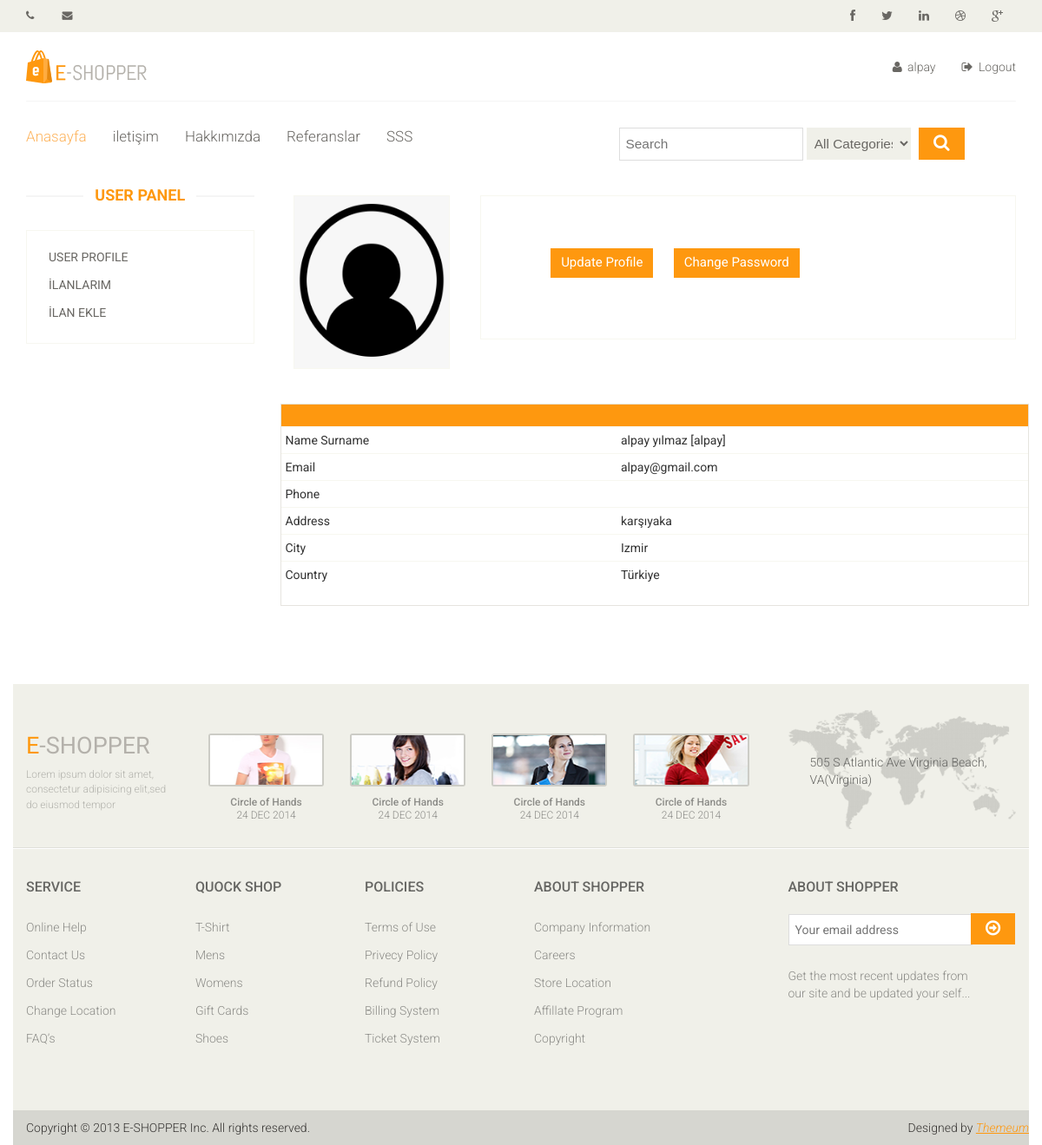
The page /user/ (signed in) on the database its author committed.
### home/models.py (models this page shows, shortened)
class UserProfile(models.Model):
    user = models.OneToOneField(User, on_delete=models.CASCADE)
    phone = models.CharField(blank=True, max_length=20)
    adress = models.CharField(blank=True, max_length=120)
    city = models.CharField(blank=True, max_length=20)
    country = models.CharField(blank=True, max_length=20)
    image = models.ImageField(blank=True, upload_to='images/users/')
    def user_name(self):
        return self.user.first_name + ' ' + self.user.last_name + ' [' + self.user.username + ']'
    def image_tag(self):
        if self.image:
            return mark_safe('<img src="%s" style="width: 45px; height:45px;" />' % self.image.url)
        else:
            return 'No Image Found'
    image_tag.short_description = 'Image'

### user/views.py (the view)
# urls.py: path('', views.index, name='index'),
def index(request):
    category = Category.objects.all()
    current_user = request.user
    profile = UserProfile.objects.get(user_id=current_user.id)
    context = {'category': category,
               'profile': profile}
    return render(request, 'user_profile.html', context)

### user/templates/user_profile.html (shortened to what this page needs)
{% extends "homebase.html" %}
{% block body %}
    <section>
        <div class="container">
            <div class="row">
                <div class="col-sm-3">
                    <div class="left-sidebar">
                        <div class="brands_products">
                            <h2>User Panel</h2>
                            {% include "user_panel.html" %}
                        </div>
                    </div>
                </div>
                <section id="cart_items">
                    <div class="col-sm-9 padding-right">
                        <div class="product-details">
                            <div class="col-sm-3">
                                <div class="view-product">
                                    <img src="{{ profile.image.url }}"style="width: 180px;height: 200px;">
                                </div>
                            </div>
                            <div class="col-sm-9">
                                <div class="product-information">
                                    <a href="/user/update"class="btn btn-fefault cart">Update Profile</a>
                                    <a href="/user/password"class="btn btn-fefault cart">Change Password</a>
                                </div>
                            </div>
                        </div>
                        <div class="product-details">
                            <div class="table-responsive cart_info">
                                <table class="table table-condensed">
                                    <tr class="cart_menu">
                                        <td class="image"></td>
                                        <td class="cart_description"style="height: 25px"></td>
                                    </tr>
                                    <tr>
                                        <td class="description">Name Surname</td>
                                        <td class="cart_description">{{ profile.user_name }}</td>
                                    </tr>
                                    <tr>
                                        <td class="description">Email</td>
                                        <td class="cart_description">{{ profile.user.email }}</td>
                                    </tr>
                                    <tr>
                                        <td class="price">Phone</td>
                                        <td class="cart_description">{{ profile.phone }}</td>
                                    </tr>
                                    <tr>
                                        <td class="quantity">Address</td>
                                        <td class="cart_description">{{ profile.adress }}</td>
                                    </tr>
                                    <tr>
                                        <td class="total">City</td>
                                        <td class="cart_description">{{ profile.city }}</td>
                                    </tr>
                                    <tr>
                                        <td>Country</td>
                                        <td class="cart_description">{{ profile.country }}</td>
                                    </tr>
                                </table>
                            </div>
                        </div>
                    </div>
                </section>
            </div>
        </div>
    </section>
{% endblock %}

### home/templates/header.html (shortened to what this page needs)
{% load static %}
<link rel="stylesheet" href="https://ajax.googleapis.com/ajax/libs/jqueryui/1.11.4/themes/smoothness/jquery-ui.css">
<header id="header">
    <div class="header_top">
        <div class="container">
            <div class="row">
                <div class="col-sm-6">
                    <div class="contactinfo">
                        <ul class="nav nav-pills">
                            <li><a href="#"><i class="fa fa-phone"></i> {{ setting.phone}}</a></li>
                            <li><a href="#"><i class="fa fa-envelope"></i> {{ setting.email}}</a></li>
                        </ul>
                    </div>
                </div>
                <div class="col-sm-6">
                    <div class="social-icons pull-right">
                        <ul class="nav navbar-nav">
                            <li><a href="https://tr-tr.facebook.com/onuremlak26"target="_blank"><i class="fa fa-facebook"></i></a></li>
                            <li><a href="#"><i class="fa fa-twitter"></i></a></li>
                            <li><a href="#"><i class="fa fa-linkedin"></i></a></li>
                            <li><a href="#"><i class="fa fa-dribbble"></i></a></li>
                            <li><a href="#"><i class="fa fa-google-plus"></i></a></li>
                        </ul>
                    </div>
                </div>
            </div>
        </div>
    </div>
    <div class="header-middle">
        <div class="container">
            <div class="row">
                <div class="col-sm-4">
                    <div class="logo pull-left">
                        <a href="/"><img src="{% static 'images/home/logo.png' %}" alt=""></a>
                    </div>
                </div>
                <div class="col-sm-8">
                    <div class="shop-menu pull-right">
                        <ul class="nav navbar-nav">
                            {% if user.id is not None %}
                                <li><a href="/user/"><i class="fa fa-user"></i> {{ user.username }}</a></li>
                                <li><a href="/logout/"><i class="fa fa-sign-out"></i> Logout</a></li>
                            {% else %}
                                <li><a href="/login/"><i class="fa fa-lock"></i> Login</a></li>
                                <li><a href="/signup/"><i class="fa fa-sign-in"></i> Sign Up</a></li>
                            {% endif %}
                        </ul>
                    </div>
                </div>
            </div>
        </div>
    </div>
    <div class="header-bottom">
        <div class="container">
            <div class="row">
                <div class="col-sm-7">
                    <div class="mainmenu pull-left">
                        <ul class="nav navbar-nav collapse navbar-collapse">
                            <li><a href="/home" class="active">Anasayfa</a></li>
                            <li><a href="/iletisim">iletişim</a></li>
                            <li><a href="/hakkimizda">Hakkımızda</a></li>
                            <li><a href="/referanslar">Referanslar</a></li>
                            <li><a href="/sss">SSS</a></li>
                        </ul>
                    </div>
                </div>
                <div class="col-sm-5">
                    <div class="ui-widget">
                        <form action="/search/" method="post" class="searchform">
                            <input id="query" name="query" type="text" placeholder="Search">
                            {% load mptt_tags %}
                            <select name="catid" style="width: 120px;height: 37px;margin-right: 10px;">
                                <option value="0">All Categories</option>
                            </select>
                            <button class="btn btn-default"><i class="fa fa-search"></i></button>
                        </form>
                    </div>
                </div>
            </div>
        </div>
    </div>
</header>

### home/static/css/main.css (style rules this page uses)
body { font-family: 'Roboto', sans-serif; background:; position: relative; font-weight:400px; }
ul li { list-style: none; }
a { -webkit-transition: 300ms; -moz-transition: 300ms; -o-transition: 300ms; transition: 300ms; }
h1, h2, h3, h4, h5, h6 { font-family: 'Roboto', sans-serif; }
.header_top { background: none repeat scroll 0 0 #F0F0E9; }
.contactinfo ul li:first-child { margin-left: -15px; }
.contactinfo ul li a { font-size: 12px; color: #696763; font-family: 'Roboto', sans-serif; }
.social-icons ul li a { border: 0 none; border-radius: 0; color: #696763; padding:0px; }
.social-icons ul li { display:inline-block; }
.social-icons ul li a i { padding: 11px 15px; transition: all 0.9s ease 0s; -moz-transition: all 0.9s ease 0s; -webkit-transition: all 0.9s ease 0s; -o-transition: all 0.9s ease 0s; }
.header-middle .container .row { border-bottom: 1px solid #f5f5f5; margin-left: 0; margin-right: 0; padding-bottom: 20px; padding-top: 20px; }
.header-middle .container .row .col-sm-4 { padding-left: 0; }
.header-middle .container .row .col-sm-8 { padding-right:0; }
.shop-menu ul li { display:inline-block; padding-left: 15px; padding-right: 15px; }
.shop-menu ul li:last-child { padding-right: 0; }
.shop-menu ul li a { background: #FFFFFF; color: #696763; font-family: 'Roboto', sans-serif; font-size: 14px; font-weight: 300; padding:0; padding-right: 0; margin-top: 10px; }
.shop-menu ul li a i { margin-right:3px; }
.header-bottom { padding-bottom: 30px; padding-top: 30px; }
.navbar-collapse.collapse { padding-left: 0; }
.mainmenu ul li { padding-right: 15px; padding-left: 15px; }
.mainmenu ul li:first-child { padding-left: 0px; }
.mainmenu ul li a { color: #696763; font-family: 'Roboto', sans-serif; font-size: 17px; font-weight: 300; padding: 0; padding-bottom: 10px; }
.mainmenu ul li a:hover, .mainmenu ul li a.active, .shop-menu ul li a.active { background:none; color:#fdb45e; }
.searchform input { border: 1px solid #DDDDDD; color: #CCCCC6; font-family: 'Roboto', sans-serif; font-size: 14px; margin-top: 0; outline: medium none; padding: 7px; width: 212px; }
.searchform button { background: #FE980F; border: medium none; border-radius: 0; margin-left: -5px; margin-top: -3px; padding: 7px 17px; }
.searchform button i { color: #FFFFFF; font-size: 20px; }
.left-sidebar h2, .brands_products h2 { color: #FE980F; font-family: 'Roboto', sans-serif; font-size: 18px; font-weight: 700; margin: 0 auto 30px; text-align: center; text-transform: uppercase; position: relative; z-index:3; }
.left-sidebar h2:after, h2.title:after { content: " "; position: absolute; border: 1px solid #f5f5f5; bottom:8px; left: 0; width: 100%; height: 0; z-index: -2; }
.left-sidebar h2:before { content: " "; position: absolute; background: #fff; bottom: -6px; width: 130px; height: 30px; z-index: -1; left: 50%; margin-left: -65px; }
.padding-right { padding-right: 0; }
.product-details { overflow:hidden; }
.product-details { margin-bottom: 40px; overflow: hidden; margin-top: 10px; }
.view-product { position: relative; }
.view-product img { border: 1px solid #F7F7F0; height: 380px; width: 100%; }
.product-information { border: 1px solid #F7F7F0; overflow: hidden; padding-bottom: 60px; padding-left: 60px; padding-top: 60px; position: relative; }
.cart { background: #FE980F; border: 0 none; border-radius: 0; color: #FFFFFF; font-family: 'Roboto', sans-serif; font-size: 15px; margin-bottom: 10px; margin-left: 20px; }
#cart_items .cart_info { border: 1px solid #E6E4DF; margin-bottom: 50px }
#cart_items .cart_info .cart_menu { background: #FE980F; color: #fff; font-size: 16px; font-family: 'Roboto', sans-serif; font-weight: normal; }
#cart_items .cart_info .table.table-condensed tr { border-bottom: 1px solid#F7F7F0 }
#cart_items .cart_info .table.table-condensed tr:last-child { border-bottom: 0 }
.cart_info table tr td { border-top: 0 none; vertical-align: inherit; }
#cart_items .cart_info .image { padding-left: 30px; }
.user_info input, select, textarea { background: #F0F0E9; border:0; color: #696763; padding: 5px; width: 100%; border-radius: 0; resize: none }

### rows shown on the page
UserProfile: image (placeholder picture), user_name "alpay yılmaz [alpay]", user.email "alpay@gmail.com", adress "karşıyaka", city "Izmir", country "Türkiye"

### other values the page prints
{{ user.username }} "alpay"
